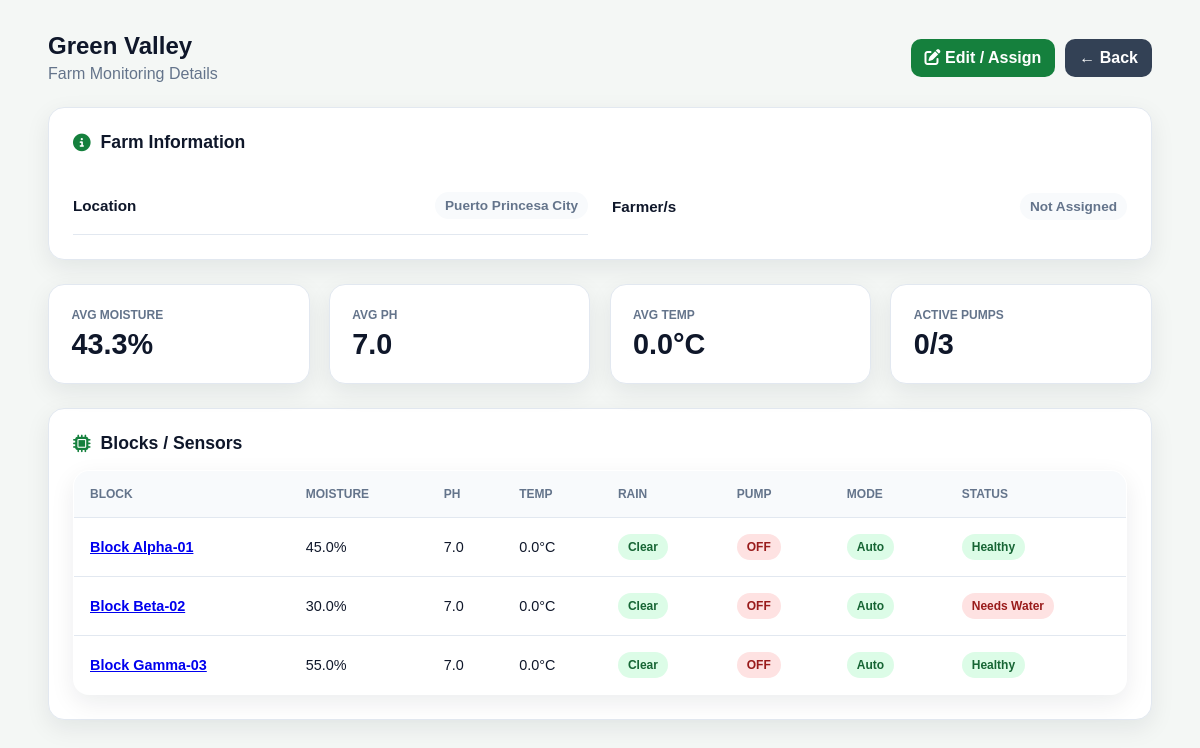
Page /lgu/farm/2/ (signed in) on the committed database.
### core/models.py (models this page shows, shortened)
class Farm(models.Model):
    name = models.CharField(max_length=100, default="My Farm")
    location = models.CharField(max_length=200, default="Puerto Princesa City")
    farmer = models.ManyToManyField(User, blank=True, related_name="farms")

class Block(models.Model):
    farm = models.ForeignKey(Farm, on_delete=models.CASCADE, related_name="blocks")
    name = models.CharField(max_length=100) # e.g., "Block 1"
    current_moisture = models.FloatField(default=0.0)
    current_ph = models.FloatField(default=7.0)
    current_temp = models.FloatField(default=0.0)
    is_raining = models.BooleanField(default=False)
    water_tank_level = models.FloatField(default=0.0)
    MODE_CHOICES = [('manual', 'Manual'), ('auto', 'Auto')]
    mode = models.CharField(max_length=10, choices=MODE_CHOICES, default='auto')
    pump_status = models.BooleanField(default=False)
    last_updated = models.DateTimeField(auto_now=True)
    dry_threshold = models.IntegerField(default=40)
    wet_threshold = models.IntegerField(default=70)
    critical_threshold = models.IntegerField(default=25)

### core/decorators.py (the view)
    def wrapper(request, *args, **kwargs):
        if not request.user.is_authenticated:
            return redirect("/lgu-login/")
        if not hasattr(request.user, "lgu_profile"):
            return redirect("/farmer-login/")
        return view_func(request, *args, **kwargs)

### core/templates/lgu_farm_detail.html (shortened to what this page needs)
{% load static %}
<!DOCTYPE html>
<html lang="en">
<head>
    <link rel="stylesheet" href="{% static 'css/lgu.css' %}">
    <link rel="stylesheet" href="https://cdnjs.cloudflare.com/ajax/libs/font-awesome/6.4.0/css/all.min.css">
</head>
<body style="background:#f4f7f5;">
<div class="page-wrapper">
    <div class="farm-header">
        <div>
            <h2 style="margin:0;">{{ farm.name }}</h2>
            <p style="color:#64748b; margin:5px 0 0;">
                Farm Monitoring Details
            </p>
        </div>
        <div style="display:flex; gap:10px;">
            <a href="{% url 'lgu_farm_edit' farm.id %}" class="btn">
                <i class="fas fa-edit"></i> Edit / Assign
            </a>
            <a href="{% url 'lgu_farms' %}" class="btn btn-secondary">
                ← Back
            </a>
        </div>
    </div>
    <div class="panel">
        <h3 class="section-title">
            <i class="fas fa-info-circle"></i> Farm Information
        </h3>
        <div class="content-grid">
            <div class="mini-stat">
                <strong>Location</strong>
                <span>{{ farm.location }}</span>
            </div>
            <div class="mini-stat">
                <strong>Farmer/s</strong>
                <span>
                    {% for user in farm.farmer.all %}
                        {% if user.farmer_profile.full_name %}
                            {{ user.farmer_profile.full_name }}
                        {% else %}
                            {{ user.username }}
                        {% endif %}
                        {% if not forloop.last %}, {% endif %}
                    {% empty %}
                        Not Assigned
                    {% endfor %}
                </span>
            </div>
        </div>
    </div>
    <div class="analytics-row">
        <div class="summary-grid">
            <div class="summary-card">
                <div class="summary-label">Avg Moisture</div>
                <div class="summary-value">{{ avg_moisture }}%</div>
            </div>
            <div class="summary-card">
                <div class="summary-label">Avg pH</div>
                <div class="summary-value">{{ avg_ph }}</div>
            </div>
            <div class="summary-card">
                <div class="summary-label">Avg Temp</div>
                <div class="summary-value">{{ avg_temp }}°C</div>
            </div>
            <div class="summary-card">
                <div class="summary-label">Active Pumps</div>
                <div class="summary-value">{{ active_pumps }}/{{ block_count }}</div>
            </div>
        </div>
    </div>
    <div class="panel">
        <h3 class="section-title">
            <i class="fas fa-microchip"></i> Blocks / Sensors
        </h3>
        <table>
            <thead>
                <tr>
                    <th>Block</th>
                    <th>Moisture</th>
                    <th>pH</th>
                    <th>Temp</th>
                    <th>Rain</th>
                    <th>Pump</th>
                    <th>Mode</th>
                    <th>Status</th>
                </tr>
            </thead>
            <tbody>
                {% for block in blocks %}
                <tr>
                    <td>
                        <a href="{% url 'lgu_block_detail' block.id %}" style="font-weight:700;">
                            {{ block.name }}
                        </a>
                    </td>
                    <td>{{ block.current_moisture }}%</td>
                    <td>{{ block.current_ph }}</td>
                    <td>{{ block.current_temp }}°C</td>
                    <td>
                        {% if block.is_raining %}
                            <span class="badge badge-blue">Raining</span>
                        {% else %}
                            <span class="badge badge-green">Clear</span>
                        {% endif %}
                    </td>
                    <td>
                        {% if block.pump_status %}
                            <span class="badge badge-green">ON</span>
                        {% else %}
                            <span class="badge badge-red">OFF</span>
                        {% endif %}
                    </td>
                    <td>
                        {% if block.mode == "manual" %}
                            <span class="badge badge-blue">Manual</span>
                        {% else %}
                            <span class="badge badge-green">Auto</span>
                        {% endif %}
                    </td>
                    <td>
                        {% if block.current_moisture < 35 %}
                            <span class="badge badge-red">Needs Water</span>
                        {% elif block.current_moisture > 70 %}
                            <span class="badge badge-blue">Too Wet</span>
                        {% else %}
                            <span class="badge badge-green">Healthy</span>
                        {% endif %}
                    </td>
                </tr>
                {% empty %}
                <tr>
                    <td colspan="8">No blocks found.</td>
                </tr>
                {% endfor %}
            </tbody>
        </table>
    </div>
</div>
</body>
</html>

### core/static/css/lgu.css (style rules this page uses)
:root { --primary: #15803d; --primary-light: #dcfce7; --sidebar: #0f2f1d; --dark: #0f172a; --muted: #64748b; --bg: #f4f7f5; --card: #ffffff; --border: #e2e8f0; --danger-bg: #fee2e2; --danger: #991b1b; --warning-bg: #fef3c7; --warning: #92400e; --info-bg: #dbeafe; --info: #1e40af; --shadow: 0 8px 24px rgba(15, 23, 42, 0.08); }
* { box-sizing: border-box; }
body { margin: 0; font-family: Arial, sans-serif; background: var(--bg); color: var(--dark); }
.panel { background: white; border-radius: 16px; padding: 1.5rem; box-shadow: var(--shadow); border: 1px solid var(--border); margin-bottom: 1.5rem; }
.section-title { display: flex; align-items: center; gap: 10px; margin: 0 0 1rem; }
table { width: 100%; border-collapse: collapse; background: white; border-radius: 16px; overflow: hidden; box-shadow: var(--shadow); border: 1px solid var(--border); }
th, td { padding: 1rem; text-align: left; border-bottom: 1px solid var(--border); font-size: 0.9rem; }
th { background: #f8fafc; color: var(--muted); font-size: 0.75rem; text-transform: uppercase; }
button, .btn { display: inline-block; padding: 10px 14px; border-radius: 10px; border: none; background: var(--primary); color: white; font-weight: 800; text-decoration: none; cursor: pointer; }
.btn-secondary { background: #334155; }
.badge { padding: 6px 10px; border-radius: 999px; font-weight: 800; font-size: 0.75rem; display: inline-block; }
.badge-green { background: #dcfce7; color: #166534; }
.badge-red { background: #fee2e2; color: #991b1b; }
.content-grid { display: grid; grid-template-columns: 1fr 1fr; gap: 1.5rem; margin-top: 1.5rem; }
.panel { background: #ffffff; border-radius: 16px; padding: 1.5rem; box-shadow: var(--shadow); border: 1px solid var(--border); }
.section-title { display: flex; align-items: center; gap: 10px; margin: 0 0 1rem; font-size: 1.1rem; color: var(--dark); }
.section-title i { color: var(--primary); }
.mini-stat { display: flex; justify-content: space-between; align-items: center; padding: 0.95rem 0; border-bottom: 1px solid var(--border); }
.mini-stat:last-child { border-bottom: none; }
.mini-stat strong { color: var(--dark); font-size: 0.95rem; }
.mini-stat span { background: #f8fafc; color: var(--muted); padding: 6px 10px; border-radius: 999px; font-size: 0.85rem; font-weight: 800; text-align: right; }
.summary-grid { display: grid; grid-template-columns: repeat(auto-fit, minmax(200px, 1fr)); gap: 1.2rem; margin-bottom: 1.5rem; }
.summary-card { background: #ffffff; border-radius: 16px; padding: 1.4rem; box-shadow: var(--shadow); border: 1px solid var(--border); transition: 0.2s ease; }
.summary-label { font-size: 0.75rem; color: var(--muted); font-weight: 800; text-transform: uppercase; margin-bottom: 6px; }
.summary-value { font-size: 1.8rem; font-weight: 900; color: var(--dark); }

### core/templates/lgu_farm_detail.html (style rules this page uses)
.page-wrapper { width: 100%; padding: 2rem 3rem; }
.farm-header { display: flex; justify-content: space-between; align-items: center; margin-bottom: 1.5rem; }
.analytics-row { margin: 1.5rem 0; }

### rows in the picture
Farm: name "Green Valley", location "Puerto Princesa City"
Block: name "Block Alpha-01", current_moisture "45.0", current_ph "7.0", current_temp "0.0", is_raining "Clear", pump_status "OFF", mode "Auto", shows "Healthy"
Block: name "Block Beta-02", current_moisture "30.0", current_ph "7.0", current_temp "0.0", is_raining "Clear", pump_status "OFF", mode "Auto", shows "Needs Water"
Block: name "Block Gamma-03", current_moisture "55.0", current_ph "7.0", current_temp "0.0", is_raining "Clear", pump_status "OFF", mode "Auto", shows "Healthy"

### other values in the picture
{{ avg_moisture }} "43.3"
{{ avg_ph }} "7.0"
{{ avg_temp }} "0.0"
{{ active_pumps }} "0"
{{ block_count }} "3"
